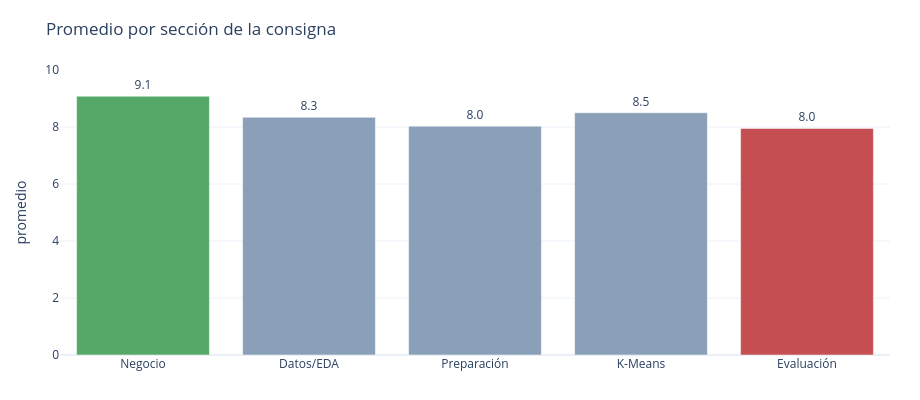

Notebook code cell kept with this figure:
### Markdown cell above
## 3 · La técnica la dominaron

Negocio, lo más fuerte; evaluación, lo más flojo. Ahí se jugó el TP.

### Code cell
sec=["Negocio", "Datos/EDA", "Preparación", "K-Means", "Evaluación"]; prom=[9.08, 8.34, 8.03, 8.5, 7.95]
mx=max(prom); mn=min(prom)
col=[VERDE if v==mx else (ROJO if v==mn else '#8aa0b8') for v in prom]
fig=go.Figure(go.Bar(x=sec,y=prom,marker_color=col,text=[f'{v:.1f}' for v in prom],textposition='outside'))
fig.update_layout(title='Promedio por sección de la consigna',yaxis=dict(range=[0,10],title='promedio')); fijar(fig,400); fig.show()

### Figure 1 — Plotly figure (JSON) as saved in the notebook; plotly's stock layout.template omitted (floating-point values rounded to 4 significant figures)
{"data": [{"marker": {"color": ["#55A868", "#8aa0b8", "#8aa0b8", "#8aa0b8", "#C44E52"]}, "text": ["9.1", "8.3", "8.0", "8.5", "8.0"], "textposition": "outside", "type": "bar", "x": ["Negocio", "Datos/EDA", "Preparación", "K-Means", "Evaluación"], "y": [9.08, 8.34, 8.03, 8.5, 7.95]}], "layout": {"autosize": false, "height": 400, "margin": {"b": 45, "l": 60, "r": 30, "t": 70}, "title": {"text": "Promedio por sección de la consigna"}, "width": 920, "yaxis": {"range": [0, 10], "title": {"text": "promedio"}}}}
